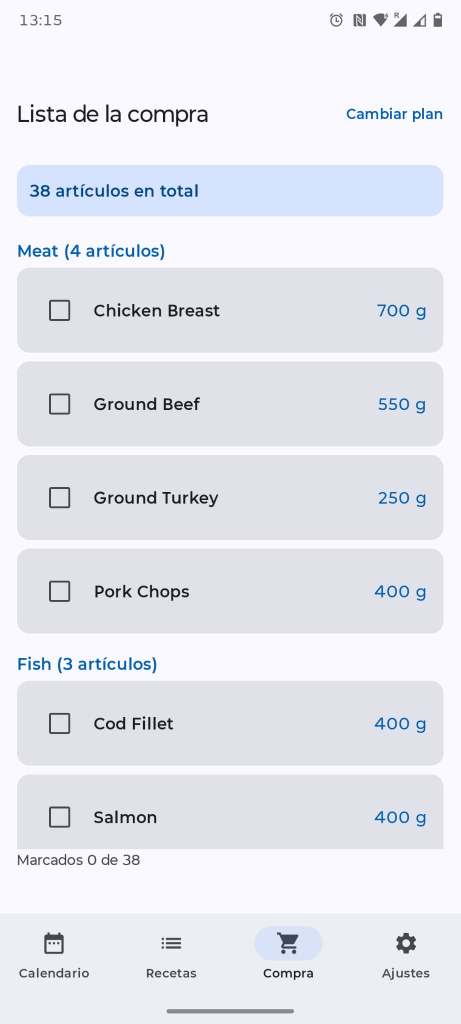
#> input picture WhatsApp Image 2026-02-05 at 00.36.37 (1).jpeg, 921 x 2048 px (shown at 1/2 size)
$ python resize_icon.py 'WhatsApp Image 2026-02-05 at 00.36.37 (1).jpeg' out.png
#> lines starting #> are read from the running program, lines starting #| are printed output that depends on the picture
#!/usr/bin/env python3
"""Resize image to 512x512 PNG"""

from PIL import Image
import sys

def resize_image(input_path, output_path, size=(512, 512)):
    """Resize image to target size, maintaining aspect ratio with padding if needed."""
#> called with output_path = 'out.png', size = (512, 512)
    img = Image.open(input_path)
#> img is the input picture: PIL image 921x2048 RGB; mean R, G, B 231.1, 232.2, 240.4

    # Convert to RGBA for transparency support
    if img.mode != 'RGBA':
        img = img.convert('RGBA')
#> img: PIL image 921x2048 RGBA

    # Calculate aspect ratios
    img_aspect = img.width / img.height
#> img_aspect = 0.45
    target_aspect = size[0] / size[1]

    if img_aspect > target_aspect:
        # Image is wider, fit by height
        new_height = size[1]
        new_width = int(new_height * img_aspect)
    else:
        # Image is taller, fit by width
        new_width = size[0]
        new_height = int(new_width / img_aspect)
#> new_height = 1138

    # Resize
    img = img.resize((new_width, new_height), Image.Resampling.LANCZOS)
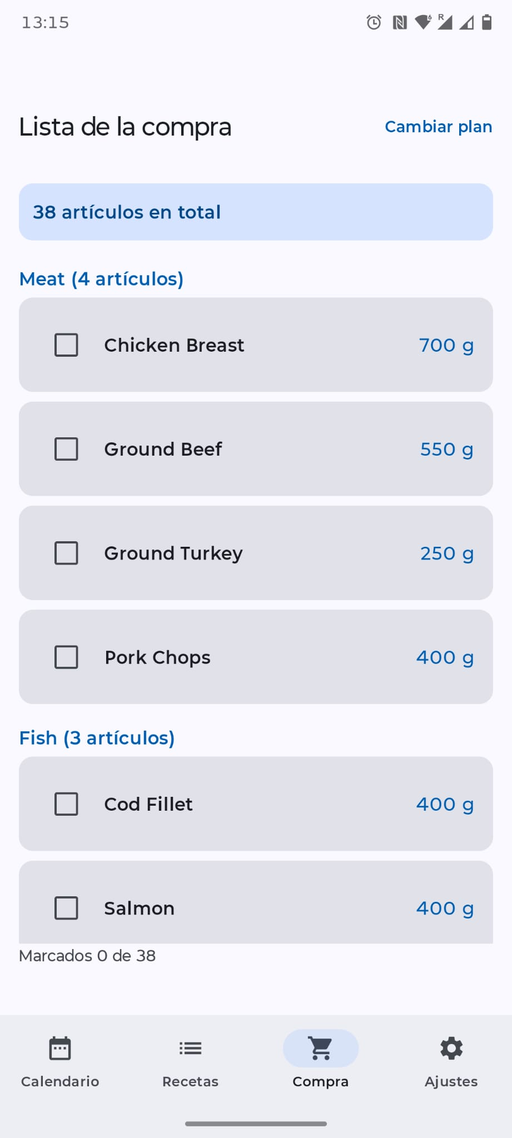
#> img: PIL image 512x1138 RGBA; mean R, G, B, A 231.1, 232.1, 240.3, 255

    # Create canvas with transparent background
    canvas = Image.new('RGBA', size, (0, 0, 0, 0))
#> canvas: PIL image 512x512 RGBA; every value is 0
    offset = ((size[0] - new_width) // 2, (size[1] - new_height) // 2)
#> offset = (0, -313)
    canvas.paste(img, offset, img)
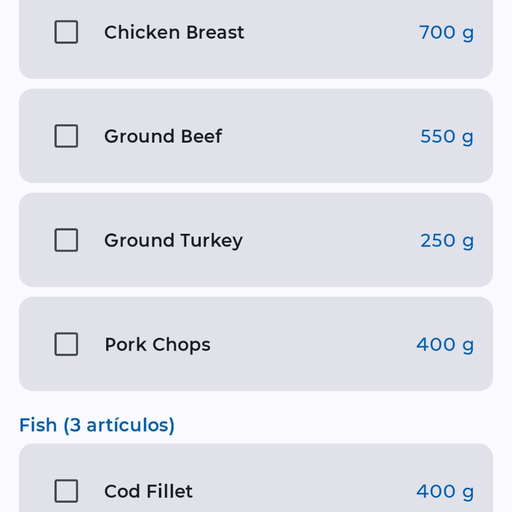
#> canvas: PIL image 512x512 RGBA; mean R, G, B, A 226.4, 226.8, 234.8, 255

    # Save
    canvas.save(output_path, 'PNG')
    print(f"✓ Resized to {size[0]}x{size[1]} and saved to: {output_path}")

if __name__ == '__main__':
    input_file = sys.argv[1] if len(sys.argv) > 1 else 'icon.png'
    output_file = sys.argv[2] if len(sys.argv) > 2 else 'icon-512x512.png'

    resize_image(input_file, output_file, (512, 512))
